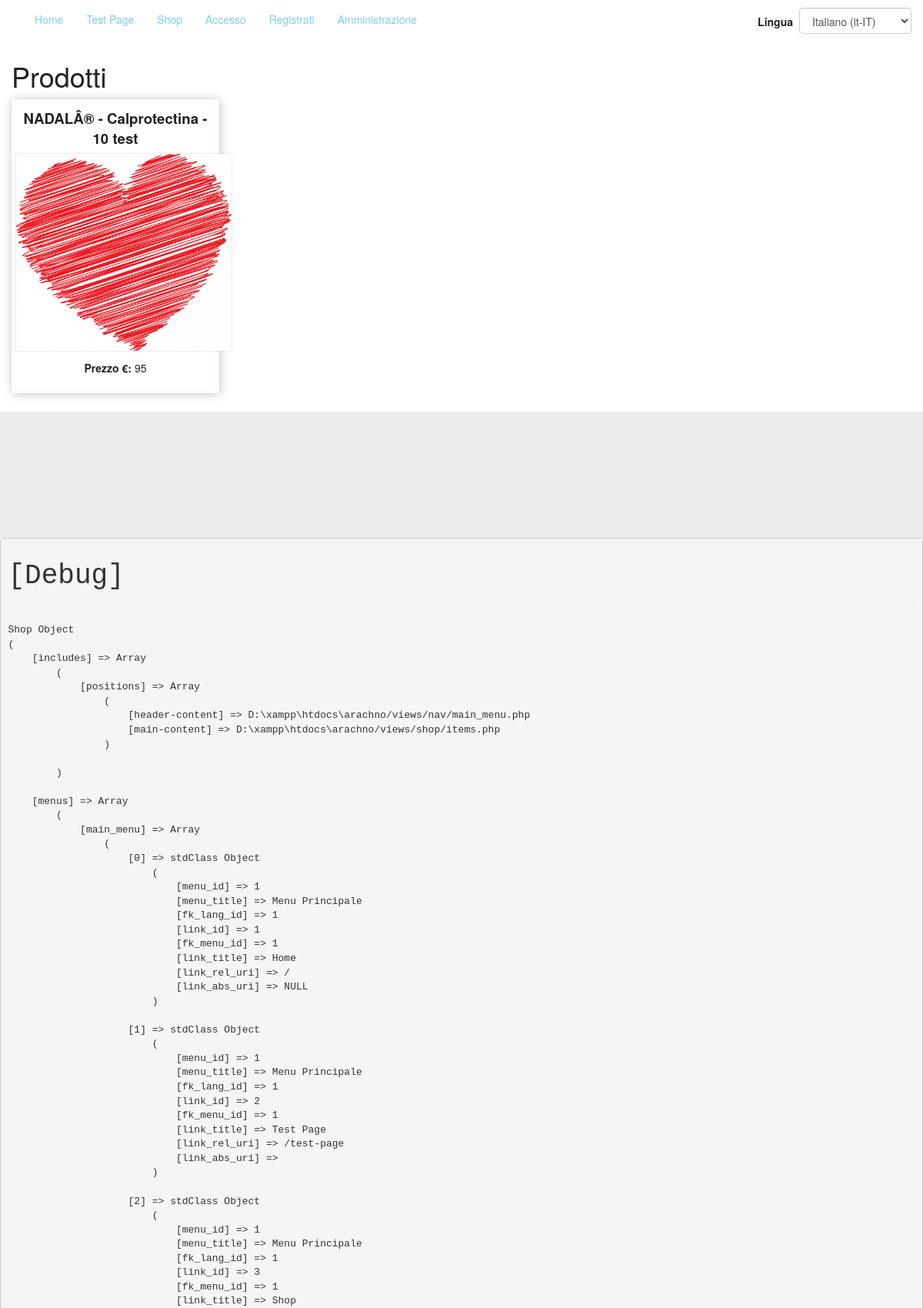
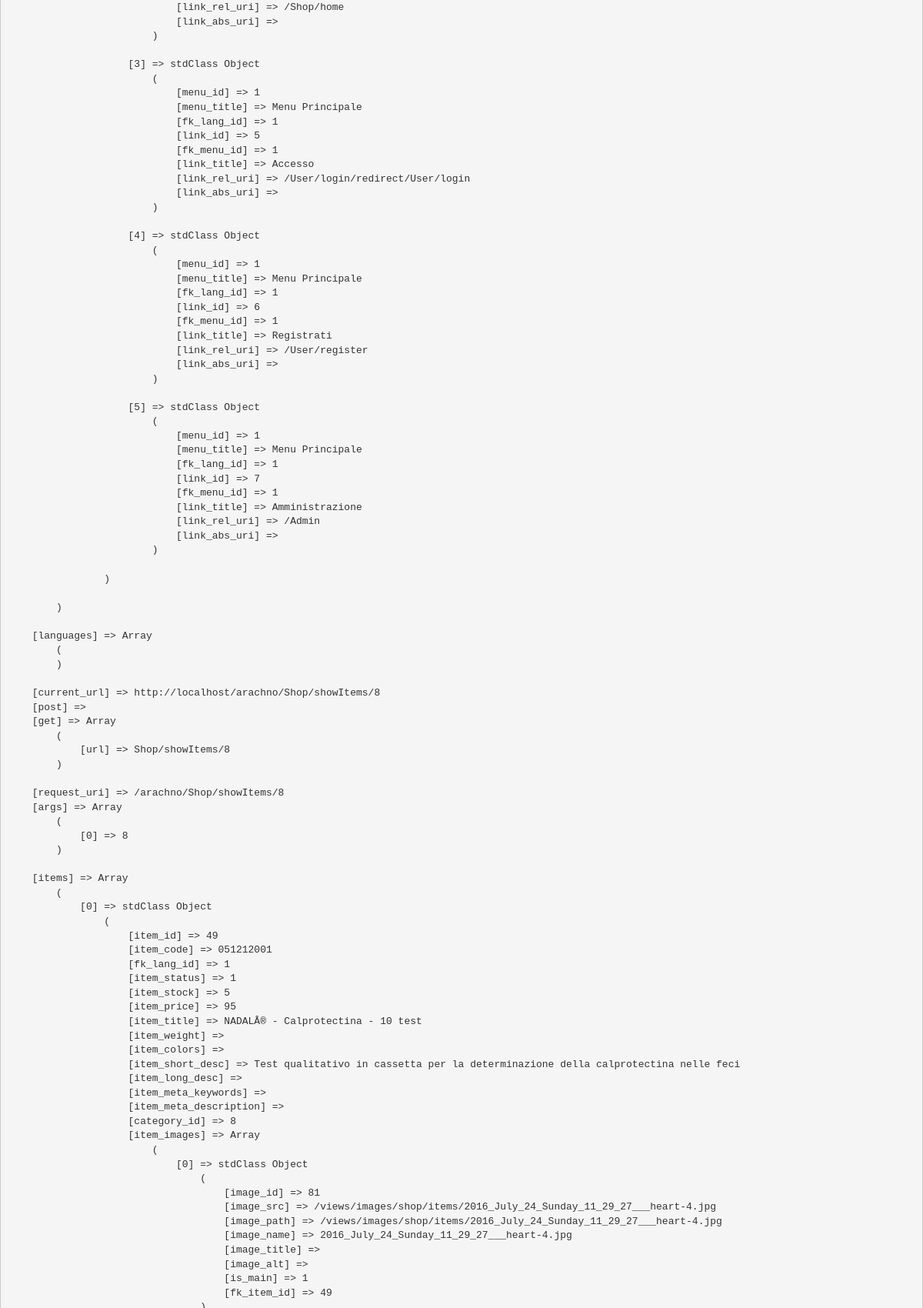
The app's page /Shop/showItems/8 (upper part) with its own data (2 pictures, top to bottom).
### tables this page shows
CREATE TABLE `acms_menus` (
  `menu_id` int(11) NOT NULL,
  `menu_title` varchar(100) NOT NULL,
  `fk_lang_id` int(11) NOT NULL
);

CREATE TABLE `acms_menus_links` (
  `link_id` int(11) NOT NULL,
  `fk_menu_id` int(11) NOT NULL,
  `link_title` varchar(100) NOT NULL,
  `link_rel_uri` varchar(150) NOT NULL,
  `link_abs_uri` varchar(200) NOT NULL,
  `fk_lang_id` int(11) NOT NULL
);

CREATE TABLE `acms_items_has_categories` (
  `item_id` int(11) NOT NULL,
  `category_id` int(11) NOT NULL
);

CREATE TABLE `acms_shop_items` (
  `item_id` int(11) NOT NULL,
  `item_code` varchar(45) DEFAULT NULL,
  `fk_lang_id` int(11) NOT NULL,
  `item_status` tinyint(1) DEFAULT '0',
  `item_stock` int(11) DEFAULT NULL,
  `item_price` float DEFAULT NULL,
  `item_title` varchar(100) DEFAULT NULL,
  `item_weight` varchar(45) DEFAULT NULL,
  `item_colors` varchar(45) DEFAULT NULL,
  `item_short_desc` varchar(100) DEFAULT NULL,
  `item_long_desc` text,
  `item_meta_keywords` varchar(150) DEFAULT NULL,
  `item_meta_description` varchar(150) DEFAULT NULL
);

CREATE TABLE `acms_shop_items_images` (
  `image_id` int(11) NOT NULL,
  `image_src` varchar(256) DEFAULT NULL,
  `image_path` varchar(256) DEFAULT NULL,
  `image_name` varchar(100) DEFAULT NULL,
  `image_title` varchar(100) DEFAULT NULL,
  `image_alt` varchar(100) DEFAULT NULL,
  `is_main` tinyint(1) DEFAULT '0',
  `fk_item_id` int(11) NOT NULL
);

### controllers/Shop.php (called while the page is built, shortened)
<?php
class Shop extends Controller
{
    public function showItems($args)
    {
        $this->menus["main_menu"] = $this->getModel('MenuModel')->selectMenuDataById(1);
        $shop_model = $this->getModel('ShopModel');
        if( isset($args[0]) && is_numeric($args[0]) ){
            $this->items = $shop_model->getItemsByCategory($args[0], TRUE, Lang::$lang_id);
        }else{
            $this->items = $shop_model->getItems(Lang::$lang_id);
        }
        $this->getView('pages/page_default');
    }
}

### index.php (called while the page is built, shortened)
<?php
require_once(__DIR__.'/Config.php');
require_once(Config::$abs_path.'/libs/php/Database.php');
require_once(Config::$abs_path.'/controllers/Controller.php');
(new App());

### libs/php/Database.php (called while the page is built, shortened)
<?php
class Database
{
    public $mysqli;
    public $results;
    public function __construct()
    {
        $this->mysqli = new mysqli( Config::$db_host, Config::$db_user, Config::$db_pass, Config::$db_name);
    }
    public function queryExec($query='')
    {
        $_query = str_replace("#_", Config::$db_prefix, $query);
        if (!$this->results = $this->mysqli->query($_query)) {
            echo "<b>Database() say: </b>query problems<br>";
            echo "Query: " . $_query . "<br>";
            echo "Errno: " . $this->mysqli->errno . "<br>";
            echo "Error: " . $this->mysqli->error . "<br>";
            exit;
        }
        return $this->results;
    }
}

### models/MenuModel.php (called while the page is built)
<?php
class MenuModel extends Model
{
    public function selectMenuDataById($menu_id = 0)
    {
        $query =
            "SELECT * "
          . "FROM #_menus "
          . "LEFT JOIN #_menus_links ON #_menus_links.fk_menu_id = $menu_id "
          . "WHERE #_menus.menu_id = $menu_id";
        $this->results = $this->queryExec($query);
        $data = array();
        while ($obj = $this->results->fetch_object()){
            array_push($data, $obj);
        }
        return $data;
    }
}

### models/ShopModel.php (called while the page is built, shortened)
<?php
class ShopModel extends Model
{
    function getItemsByCategory($category_id, $status=NULL, $lang_id=NULL)
    {
        $query =
           "SELECT * FROM #_shop_items
            JOIN #_items_has_categories ON #_shop_items.item_id = #_items_has_categories.item_id
            WHERE #_items_has_categories.category_id = '$category_id' ";
        if($lang_id!==NULL){
            $query .= "AND #_shop_items.fk_lang_id = '$lang_id' ";
        }
        if($status!==NULL){
            $query .= "AND #_shop_items.item_status = '$status' ";
        }
        $this->results = $this->queryExec($query);
        $data = array();
        while($item_obj = $this->results->fetch_object()){
            array_push($data, $item_obj);
        }
        foreach($data as $item_obj){
            $query_images = "SELECT * FROM #_shop_items_images WHERE #_shop_items_images.fk_item_id = '$item_obj->item_id'";
            $item_images_results = $this->queryExec($query_images);
        }
        if(!$this->results){
            return FALSE;
        }else{
            return $data;
        }
    }
}

### views/shop/items.php (the view)
<div class="items">
    <h1><?=Lang::$products?></h1>
    <div class="items_list">
        <div class="row">
        <?php if(count($this->items) > 0):?>
            <?php foreach($this->items as $curr_item):?>
                <div class="col-xs-12 col-sm-6 col-md-4 col-lg-3 current_item_wrapper">
                    <div class="current_item">
                        <a href="<?=Config::$web_path?>/Shop/showItem/<?=$curr_item->item_id;?>">
                            <div class="current_item_title">
                                <?=$curr_item->item_title;?>
                            </div>
                            <div class="current_item_image">
                                <?php foreach($curr_item->item_images as $curr_img_key => $curr_img_obj):?>
                                    <?php if($curr_img_obj->is_main == TRUE):?>
                                        <img src="<?=$curr_item->item_images[$curr_img_key]->image_src;?>" alt="<?=$curr_item->item_images[$curr_img_key]->image_alt;?>" title="<?=$curr_item->item_images[$curr_img_key]->image_title;?>" />
                                    <?php endif;?>
                                <?php endforeach;?>
                            </div>
                            <div class="current_item_price">
                                <label><?=Lang::$item_price?>: </label>
                                <?=$curr_item->item_price;?>
                            </div>
                        </a>
                    </div>
                </div>
            <?php endforeach;?>
        <?php endif;?>
        </div>
    </div>
</div>

### views/nav/main_menu.php
<div class="main_menu">
    <div class="main_menu_wrapper">
        <?php if(isset($this->menus["main_menu"])): ?>
                <div id="navbar" class="navbar-collapse collapse">
                    <ul class="nav navbar-nav">
                    <?php foreach($this->menus["main_menu"] as $menu_link): ?>
                        <?php
                            $uri = Config::$web_path;
                            if(isset($menu_link->link_rel_uri)){
                                $uri.=$menu_link->link_rel_uri;
                            }else if(isset($menu_link->link_abs_uri)){
                                $uri.=$menu_link->link_abs_uri;
                            }
                        ?>
                        <li>
                            <a
                                href = "<?=$uri?>"
                                target = "_self"
                                title= "<?=$menu_link->link_title?>"
                                alt  = "<?=$menu_link->link_title?>"
                            >
                                <?=$menu_link->link_title?>
                            </a>
                        </li>
                    <?php endforeach; ?>
                    </ul>
                    <ul class="nav navbar-nav navbar-right">
                        <li>
                            <label style="margin: 18px 8px auto 8px;">
                                Lingua
                            </label>
                        </li>
                        <li>
                            <p>
                                <?php include(__DIR__ . '/lang_menu.php');?>
                            </p>
                        </li>
                    </ul>
                </div>
        <?php endif;?>
    </div>
</div>

### css/app_style.css (style rules this page uses)
a, a:hover, a:focus, a:visited { text-decoration: none; }

### themes/default/css/theme.css (style rules this page uses)
html, body { color: #222; }
a { color: #7ecff4; }

### themes/default/css/theme_shop.css (style rules this page uses)
.items .current_item { width: 100%; border: 6px solid #fcfcfc; box-shadow: 1px 1px 12px #c2c2c2; }
.items .current_item a { text-decoration: none; color: #222; }
.items .current_item_title { padding: 6px 3px 6px 3px; font-size: 14pt; font-weight: bold; text-align: center; }
.items .current_item_image { width: 100%; text-align: center; }
.items .current_item_image img { width: auto; max-height: 256px; box-shadow: 0px 0px 2px #ccc; }
.items .current_item_price { padding: 12px 3px 12px 3px; text-align: center; }

### records on screen
acms_menus: acms_menus_links.link_title "Home", acms_menus_links.link_title "Test Page", acms_menus_links.link_title "Shop", acms_menus_links.link_title "Accesso", acms_menus_links.link_title "Registrati", acms_menus_links.link_title "Amministrazione"
acms_items_has_categories: item.item_title "NADALÂ® - Calprotectina - 10 test", item.item_price "95"
acms_shop_items_images: image_src (picture)

### other values on screen
Lang::$products "Prodotti"
